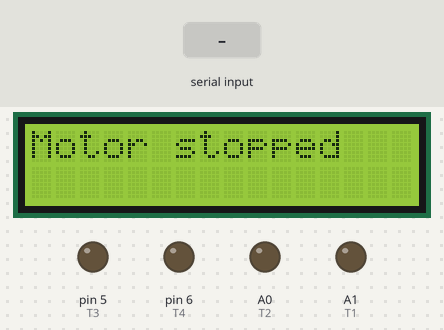
The sketch below on a simulated Arduino Uno, built with avr-gcc and run on an emulated ATmega328P. On the bench: 16×2 character LCD, output pins drawn as LEDs (lit = HIGH). The test bench sets the inputs (shaded band). The modem accepts every AT command (registered, SIM ready, sends succeed) and sends nothing else; what the sketch prints to the serial monitor is not drawn.

Above: at 14.2 s.
14.3 s: "speed 100%" received over Serial
At 16.1 s:
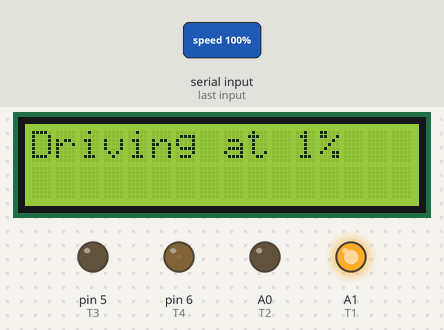
16.8 s: "speed half" received over the second serial link
At 19.0 s:
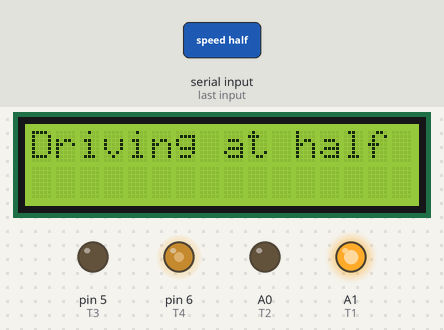
19.3 s: "speed max" received over Serial
At 20.1 s:
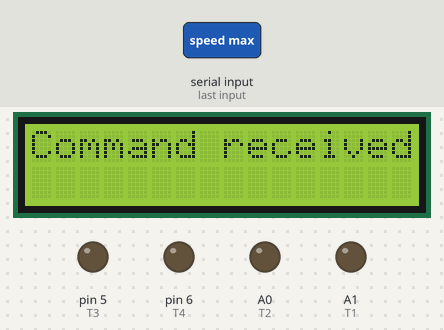
21.8 s: "speed" received over the second serial link
At 23.8 s:
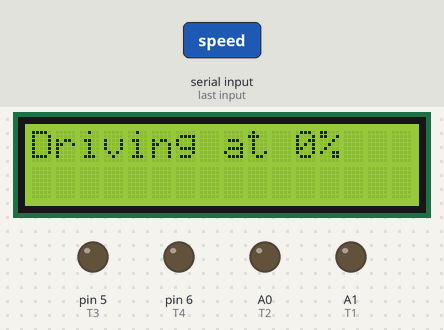
24.3 s: "speed max" received over the second serial link
At 25.7 s:
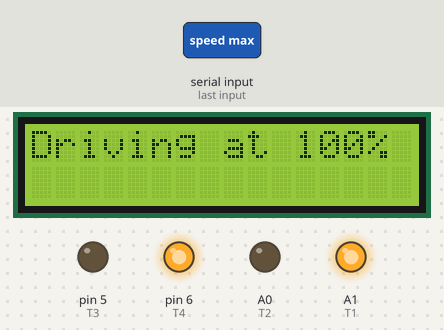
26.8 s: "speed min" received over the second serial link
At 29.1 s:
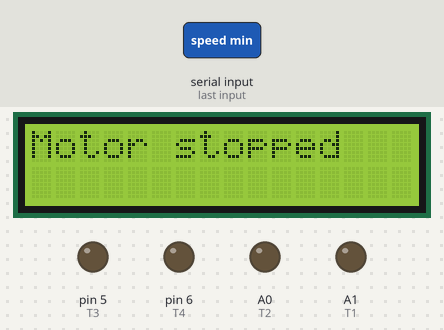
Timing chart, 0 to 30.6 s (numbered marks = the images above; inputs shaded):
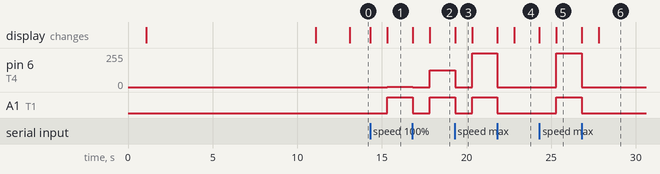

The sketch:

GSM_speed_control.ino
```cpp
#include <SoftwareSerial.h>
#include <LiquidCrystal.h>

//Create software serial object to communicate with A6
SoftwareSerial mySerial(3,2); //A6 Tx & Rx is connected to Arduino #3 & #2

//send any shorter message containing "speed option" where option can be max, min, half or any number between 0 and 99

/*
  If your message is long enough just like ours, then you’ll probably receive it with some missing characters. This is not because of a faulty code. Your SoftwareSerial receive buffer is getting filled up and discarding characters. You are not reading fast enough from the buffer.

  The simplest solution to this is to increase the size of the SoftwareSerial buffer from its default size of 64 bytes to 512 bytes (or smaller, depending on what works for you).


  On a Windows PC, go to C:\Program Files ....>>>>>>>>>>>.

*/

const int rs = 12, en = 11, d4 = 10, d5 = 9, d6 = 8, d7 = 7;
LiquidCrystal lcd(rs, en, d4, d5, d6, d7);

#define T2 A0
#define T1 A1
#define T4 6
#define T3 5


char message[600];
int pos = 0;
int speed = 0;
void clean_buffer() {
  memset(message, 0, 600);
  pos = 0;
}
void setup()
{
  //Begin serial communication with Arduino and Arduino IDE (Serial Monitor)
  Serial.begin(9600);

  pinMode(T1,OUTPUT);
  pinMode(T2,OUTPUT);
  pinMode(T3,OUTPUT);
  pinMode(T4,OUTPUT);

  //Begin serial communication with Arduino and A6
  mySerial.begin(19200);

  Serial.println("Initializing...");
  delay(1000);
  lcd.begin(16,2);

  mySerial.println("AT"); //Once the handshake test is successful, it will back to OK
  updateSerial();
  mySerial.println("AT+CMGF=1"); // Configuring TEXT mode
  updateSerial();
  mySerial.println("AT+CNMI=1,2,0,0,0"); // Decides how newly arrived SMS messages should be handled
  updateSerial();

  lcd.clear();
  lcd.setCursor(0, 0);
  lcd.print("Network");
  lcd.setCursor(0,1);
  lcd.print("connexion...");
  delay(10000);
  lcd.clear();
  lcd.print("May be it's Ok!");
  delay(2000);
  lcd.clear();
  lcd.print("Motor stopped");
  drive_to();
}

void loop()
{
  updateSerial();
  drive_to();
}

void updateSerial()
{
  while (Serial.available())
  {
    message[pos] = (char)Serial.read();//Forward what Software Serial received to Serial Port
    pos++;
    if (pos > 599) {
      lcd.print("Use shorter command");
      clean_buffer();
    }
  }

Serial.print( strcmp(message, "speed max"));

  while (mySerial.available())
  {
    message[pos] = (char)mySerial.read();//Forward what Software Serial received to Serial Port
    pos++;
    if (pos > 599) {
      lcd.clear();
      lcd.print("Use shorter command");
      clean_buffer();
    }
  }

  if ( String(message).indexOf("speed max") >= 0 || String(message).indexOf("speed 100%") >= 0 ) {
    lcd.clear();
    lcd.setCursor(0, 0);
    lcd.print("Command received");
    digitalWrite(T1,LOW);
    digitalWrite(T4,LOW);
    delay(1000);
    lcd.clear();
    lcd.print("Driving at 100%");

    speed = 100;
  }
  else if ( String(message).indexOf("speed min") >= 0 || String(message).indexOf("speed 0%") >= 0 ) {
    lcd.clear();
    lcd.setCursor(0, 0);
    lcd.print("Command received");
    digitalWrite(T1,LOW);
    digitalWrite(T4,LOW);
    delay(1000);
    lcd.clear();
    lcd.print("Motor stopped");

    speed = 0;
  }
  else if ( String(message).indexOf("speed half") >= 0 || String(message).indexOf("speed 50%") >= 0 ) {
    lcd.clear();
    lcd.setCursor(0, 0);
    lcd.print("Command received");
    digitalWrite(T1,LOW);
    digitalWrite(T4,LOW);
    delay(1000);
    lcd.clear();
    lcd.print("Driving at half");
    speed = 50;
  }

  else if ( String(message).indexOf("speed") >= 0 ) {
    String level = String(message);
    speed =  level.substring(level.lastIndexOf("speed") + 5, level.lastIndexOf("speed") + 8).toInt();
    lcd.clear();
    lcd.setCursor(0, 0);
    lcd.print("Command received");
    digitalWrite(T1,LOW);
    digitalWrite(T4,LOW);
    delay(1000);
    lcd.clear();
    String g="Driving at "+String(speed)+"%";
    lcd.print(g);
  }
  clean_buffer();
}


void drive_to() {

  int pwm = (speed*255)/100; //max is 255

  Serial.println("PWM ..."+String(pwm));

  if(speed > 0) digitalWrite(T1, HIGH);

  else digitalWrite(T1, LOW);

 analogWrite(T4, pwm);
  }
```

Measured:
- after the input at 14.3 s, pin 6 (T4): 0/255 → 2/255 after 1.0 s; A1 (T1): LOW → HIGH after 1.0 s; the display: first changes at once (image 1 shows a later state)
- after the input at 16.8 s, pin 6 (T4): 2/255 → 0/255 at once, → 127/255 1.0 s later; A1 (T1): HIGH → LOW at once, → HIGH 1.0 s later; the display: first changes at once (image 2 shows a later state)
- after the input at 19.3 s, pin 6 (T4): 127/255 → 0/255 at once, → 255/255 1.0 s later; A1 (T1): HIGH → LOW at once, → HIGH 1.0 s later; the display: changes at once (image 3)
- after the input at 21.8 s, pin 6 (T4): 255/255 → 0/255 at once; A1 (T1): HIGH → LOW at once; the display: first changes at once (image 4 shows a later state)
- after the input at 24.3 s, pin 6 (T4): 0/255 → 255/255 after 1.0 s; A1 (T1): LOW → HIGH after 1.0 s; the display: first changes at once (image 5 shows a later state)
- after the input at 26.8 s, pin 6 (T4): 255/255 → 0/255 at once; A1 (T1): HIGH → LOW at once; the display: first changes at once (image 6 shows a later state)
- what the display in image 3 shows lasts 1.0 s, from 19.3 s to 20.3 s
